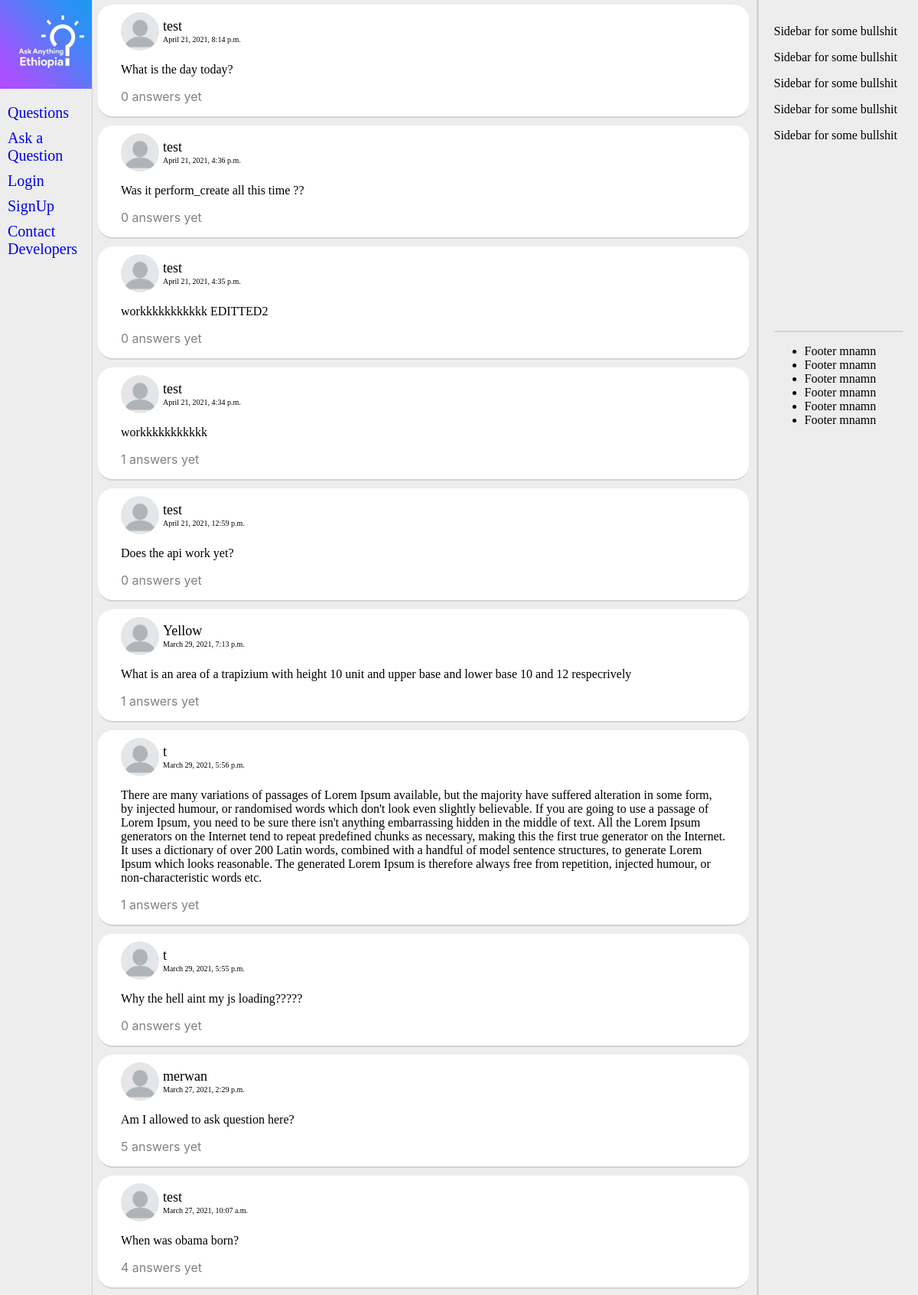
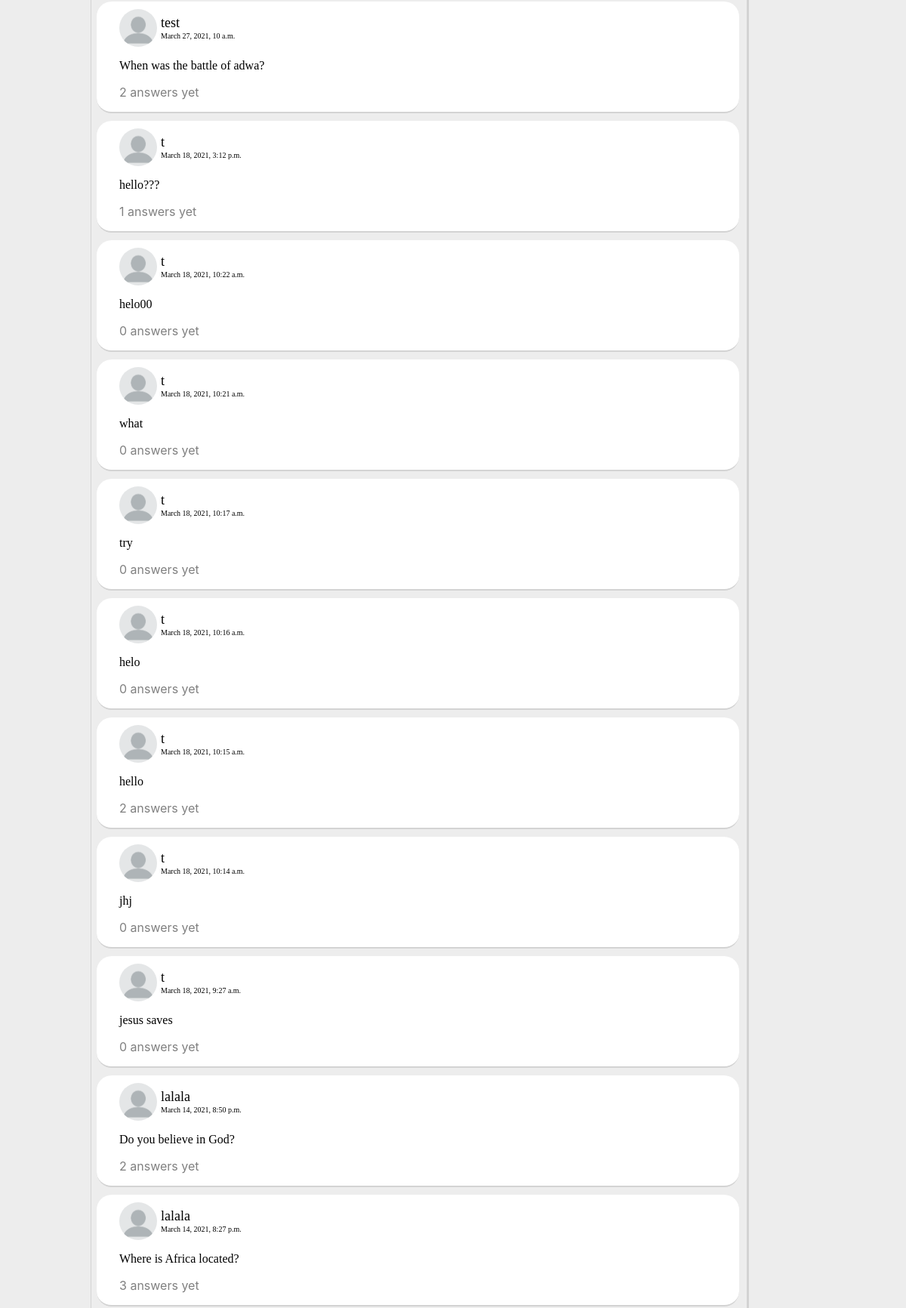
The page / (upper part) on the database its author committed (2 pictures, top to bottom).
### posts/models.py (models this page shows, shortened)
class Post(models.Model):
    author = models.ForeignKey(get_user_model(), related_name='posts', on_delete=models.CASCADE)
    text = models.TextField()
    show_identity = models.BooleanField(default=False)
    date_posted = models.DateTimeField(auto_now_add=True)
    date_edited = models.DateTimeField(auto_now=True)
    def answer_count(self):
        return self.answers.count()
    class Meta:
        ordering = ['-date_posted']

### users/models.py (models this page shows, shortened)
class User(AbstractUser):
    birthday = models.DateField(null=True, blank=True)
    REQUIRED_FIELDS = ['password']

### posts/views.py (the view)
# urls.py: path('', PostListView.as_view(), name='home'),
class PostListView(ListView):
    queryset = Post.objects.all()
    context_object_name = 'q_list'
    template_name = 'posts/post_list.html'

### templates/posts/post_list.html
{% extends 'base.html' %}
{% load static %}
{%block content%}
  <div class='post-list'>
    {% for q in q_list %}
      <a href="{% url 'post-detail' q.id%}">
        <div class='post'>
          <div class='post-date-author'>
              <img src="{% static 'img/pp.png'%}" alt='avatar pic' class='pic'>
              <div class='date-author date-author-list-detail'>
                <p>{{q.author.username}}</p>
                <p class='date'>{{q.date_posted}}</p>
              </div>
          </div>
            <p class='post-content'>{{q.text}}</p>
            <p class='answer-count'>{{q.answer_count}} answers yet</p>
        </div>
      </a>
    {% endfor %}
    </div>
{% endblock %}

### templates/base.html (shortened to what this page needs)
<!doctype html>
{% load static %}
<html>
  <head>
    <link rel='stylesheet' href="{% static 'css/m.css'%}">
  </head>
<body>
  <header>
        <nav>
            <a href="{% url 'home'%}"><img src="{% static 'img/logo.jpg' %}" alt='logo'></a>
            <ul class='navbar'>
                <li class='navbar-item'><a href="{% url 'home'%}">Questions</a><li>
                <li class='navbar-item'><a href="{% url 'post-create'%}">Ask a Question</a></li>
                {% if not user.is_authenticated %}
                <li class='navbar-item'><a href="{% url 'login'%}">Login</a></li>
                <li class='navbar-item'><a href="{% url 'signup'%}">SignUp</a></li>
                {%else%}
                <li class='navbar-item'><a href="{% url 'logout'%}">LogOut</a></li>
                {% endif %}
                <li class='navbar-item contact'><a href='#'>Contact Developers</a></li>
            </ul>
        </nav>
    </header>
  {%block content%}
  {% endblock %}
  <aside class='sidebar'>
      <div class='sidebar-top'>
        <p>Sidebar for some bullshit</p>
        <p>Sidebar for some bullshit</p>
        <p>Sidebar for some bullshit</p>
        <p>Sidebar for some bullshit</p>
        <p>Sidebar for some bullshit</p>
      </div>
      <div class='sidebar-bottom'>
        <ul class='sidebar-list'>
          <li class='sidebar-list-item'>Footer mnamn</li>
          <li class='sidebar-list-item'>Footer mnamn</li>
          <li class='sidebar-list-item'>Footer mnamn</li>
          <li class='sidebar-list-item'>Footer mnamn</li>
          <li class='sidebar-list-item'>Footer mnamn</li>
          <li class='sidebar-list-item'>Footer mnamn</li>
        </ul>
      </div>
    </aside>
  </body>
</html>

### static/css/m.css (style rules this page uses)
html { margin:0; display: grid; place-items: center; background-color: #dadbd3; width: 100%; height: 100%; flex: 1; background-color: rgb(43, 36, 36); }
body { margin-top: 0px; padding-top: 0px; padding-bottom: 0px; height: 100%; display: flex; background-color: #ededed; height: inherit; width: 100%; box-shadow: -1px 4px 20px -6px black; flex:1; overflow:scroll; margin-right: 0px; margin-left: 0px; }
header { width: 130px; border-right: 1px solid lightgrey; }
a:link { text-decoration: none; }
.post-list { margin-left: -13px; height: auto; padding-top: 10px; border-right: 2px solid lightgrey; overflow: scroll; width: 3100px; padding-right: 10px; }
.post-list .post { background-color:white; margin-left: 20px; border-bottom: 2px solid lightgrey; padding-top: 10px; border-radius: 20px; margin-bottom:10px; }
.sidebar { width: 600px; min-width: 0px; margin-left: 0; float: right; justify-content: space-between; padding: 20px; border-left: 1px solid lightgrey; }
.sidebar-top { padding-bottom: 300px; height: 100px; border-bottom: lightgrey solid 2px; }
.post-date-author { font-size: 18px; }
.post { padding-left: 30px; padding-right: 30px; }
.answer-count { color: grey; font-family:-apple-system, BlinkMacSystemFont, 'Segoe UI', Roboto, Oxygen, Ubuntu, Cantarell, 'Open Sans', 'Helvetica Neue', sans-serif }
.post-list a { color: inherit; }
.post img { width: 50px; height: 50px; border-radius: 50px; }
.navbar { list-style: none; margin-right: 10px; }
.navbar-item { width: 100px; font-size: 20px; margin:10px 3px 10px -14px; margin-left: -30px; margin-right: 0; padding-left: 0; }
nav > a > img { height: 120px; max-width:100%; }
.post-date-author { display: flex; }
.post-date-author > img { width: 50px; height: 50px; border-radius: 50px; }
.date-author { padding-left: 5px; position:relative; top: -7px; line-height: 0; }
.date-author-list-detail { top:0; }
.date { font-size:10px; }

### rows shown on the page
Post: author.username "test", date_posted "April 21, 2021, 8:14 p.m.", text "What is the day today?", answer_count "0"
Post: author.username "test", date_posted "April 21, 2021, 4:36 p.m.", text "Was it perform_create all this time ??", answer_count "0"
Post: author.username "test", date_posted "April 21, 2021, 4:35 p.m.", text "workkkkkkkkkkk EDITTED2", answer_count "0"
Post: author.username "test", date_posted "April 21, 2021, 4:34 p.m.", text "workkkkkkkkkkk", answer_count "1"
Post: author.username "test", date_posted "April 21, 2021, 12:59 p.m.", text "Does the api work yet?", answer_count "0"
Post: author.username "Yellow", date_posted "March 29, 2021, 7:13 p.m.", text "What is an area of a trapizium with height 10 unit and upper base and lower base 10 and 12 respecrively", answer_count "1"
Post: author.username "t", date_posted "March 29, 2021, 5:56 p.m.", text "There are many variations of passages of Lorem Ipsum available, but the majority have suffered alteration in some form, by injected humour, or randomised words which don't look even slightly believable. If you are going to use a passage of Lorem Ipsum, you need to be sure there isn't anything embarrassing hidden in the middle of text. All the Lorem Ipsum generators on the Internet tend to repeat predefined chunks as necessary, making this the first true generator on the Internet. It uses a dictionary of over 200 Latin words, combined with a handful of model sentence structures, to generate Lorem Ipsum which looks reasonable. The generated Lorem Ipsum is therefore always free from…", answer_count "1"
Post: author.username "t", date_posted "March 29, 2021, 5:55 p.m.", text "Why the hell aint my js loading?????", answer_count "0"
Post: author.username "merwan", date_posted "March 27, 2021, 2:29 p.m.", text "Am I allowed to ask question here?", answer_count "5"
Post: author.username "test", date_posted "March 27, 2021, 10:07 a.m.", text "When was obama born?", answer_count "4"
Post: author.username "test", date_posted "March 27, 2021, 10 a.m.", text "When was the battle of adwa?", answer_count "2"
Post: author.username "t", date_posted "March 18, 2021, 3:12 p.m.", text "hello???", answer_count "1"
Post: author.username "t", date_posted "March 18, 2021, 10:22 a.m.", text "helo00", answer_count "0"
Post: author.username "t", date_posted "March 18, 2021, 10:21 a.m.", text "what", answer_count "0"
Post: author.username "t", date_posted "March 18, 2021, 10:17 a.m.", text "try", answer_count "0"
Post: author.username "t", date_posted "March 18, 2021, 10:16 a.m.", text "helo", answer_count "0"
Post: author.username "t", date_posted "March 18, 2021, 10:15 a.m.", text "hello", answer_count "2"
Post: author.username "t", date_posted "March 18, 2021, 10:14 a.m.", text "jhj", answer_count "0"
Post: author.username "t", date_posted "March 18, 2021, 9:27 a.m.", text "jesus saves", answer_count "0"
Post: author.username "lalala", date_posted "March 14, 2021, 8:50 p.m.", text "Do you believe in God?", answer_count "2"
Post: author.username "lalala", date_posted "March 14, 2021, 8:27 p.m.", text "Where is Africa located?", answer_count "3"
